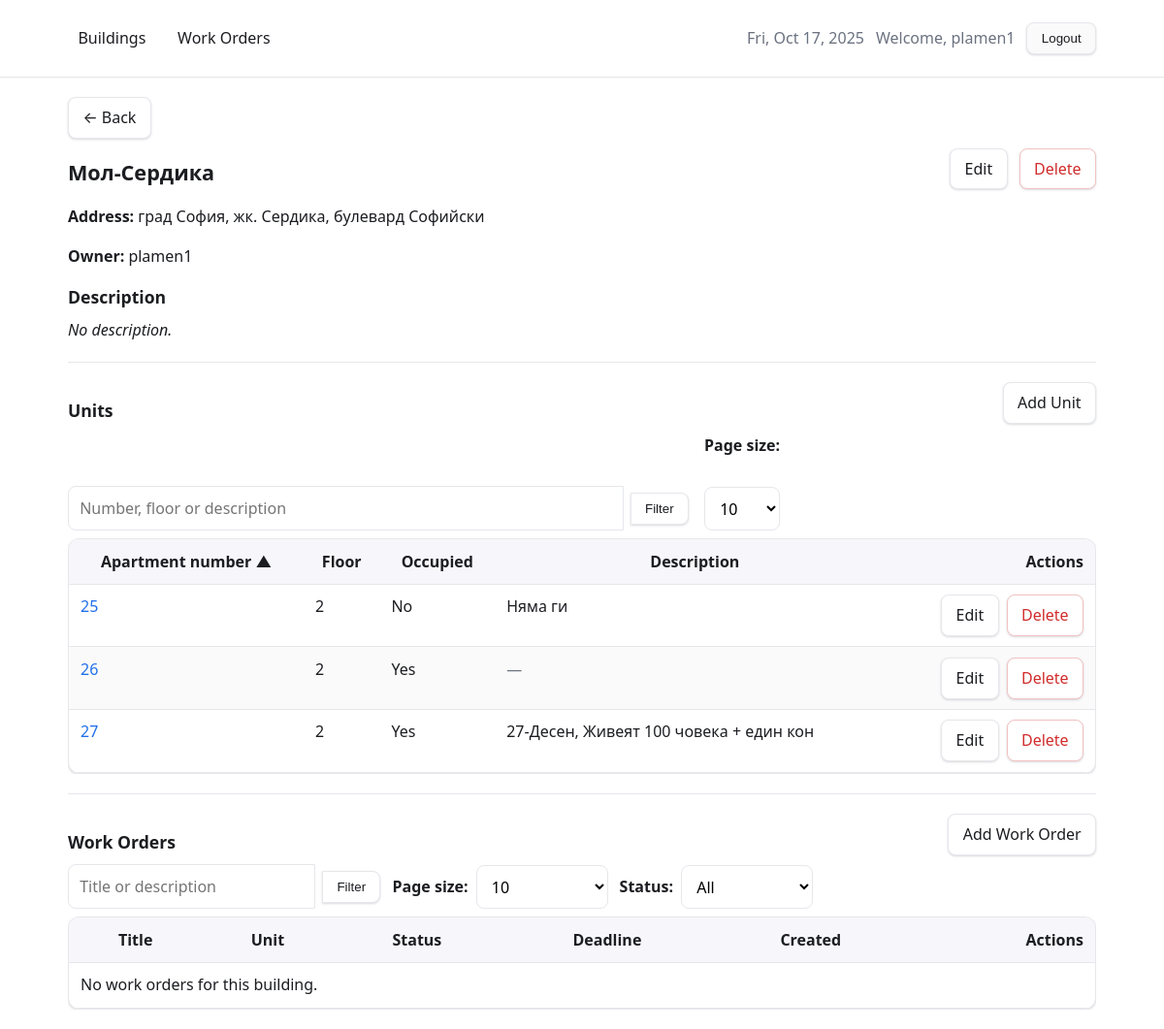
The app's page /buildings/7/ (signed in), older data.
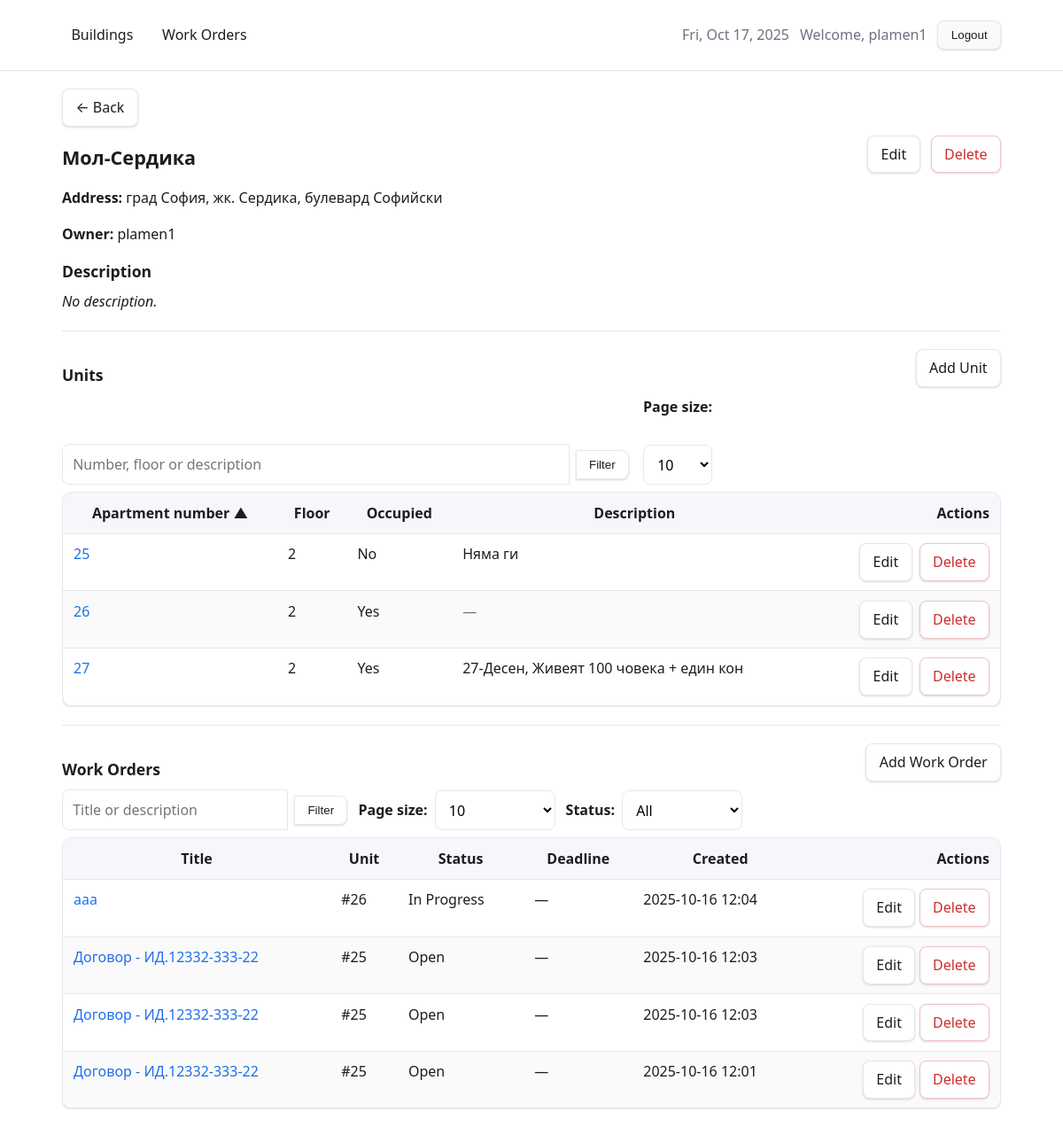
The same page, newer data.
### core/models.py (models this page shows, shortened)
class Unit(models.Model):
    building = models.ForeignKey(
        Building,
        on_delete=models.CASCADE,
        related_name="units",
    )
    number = models.CharField(max_length=50)
    floor = models.IntegerField(validators=[MinValueValidator(-5)])
    is_occupied = models.BooleanField(default=False)
    description = models.TextField(blank=True, default="")
    class Meta:
        unique_together = ("building", "number")
        ordering = ["building__name", "floor", "number"]
    @property
    def occupied(self) -> bool:  # compatibility with templates using `u.occupied`
        return self.is_occupied

class WorkOrder(models.Model):
    class Status(models.TextChoices):
        OPEN = "open", "Open"
        IN_PROGRESS = "in_progress", "In Progress"
        CLOSED = "closed", "Closed"
    building = models.ForeignKey(
        "core.Building",
        null=True,
        blank=True,
        on_delete=models.CASCADE,
        related_name="work_orders",
    )
    unit = models.ForeignKey(
        "core.Unit",
        null=True,
        blank=True,
        on_delete=models.SET_NULL,
        related_name="work_orders",
    )
    title = models.CharField(max_length=200)
    description = models.TextField(blank=True)
    status = models.CharField(
        max_length=20, choices=Status.choices, default=Status.OPEN
    )
    deadline = models.DateField(null=True, blank=True)
    created_at = models.DateTimeField(auto_now_add=True)

### core/views.py (the view)
# urls.py: path("buildings/<int:pk>/", views.BuildingDetailView.as_view(), name="building_detail"),
class BuildingDetailView(NavContextMixin, LoginRequiredMixin, DetailView):
    model = Building
    template_name = "core/building_detail.html"
    context_object_name = "building"
    ALLOWED_UNIT_SORT = {
        "number", "floor", "is_occupied",
        "-number", "-floor", "-is_occupied",
        "occupied", "-occupied",
    }
    SORT_ALIAS = {"occupied": "is_occupied", "-occupied": "-is_occupied"}
    def _check_permission(self, building: Building):
        if is_admin(self.request.user):
            return
        if not user_owns_building(self.request.user, building):
            raise Http404("Not found")
    def _session_key_u_per(self) -> str:
        return "u_per"
    def _session_key_w_per(self) -> str:
        return "w_per"
    def get(self, request: HttpRequest, *args, **kwargs) -> HttpResponse:
        resp = super().get(request, *args, **kwargs)
        self._check_permission(self.object)
        return resp
    def get_context_data(self, **kwargs):
        ctx = super().get_context_data(**kwargs)
        req = self.request
        building: Building = self.object
        units_qs = Unit.objects.filter(building=building)
        u_q = (req.GET.get("u_q") or "").strip()
        if u_q:
            filters = Q(number__icontains=u_q) | Q(description__icontains=u_q)
            if u_q.isdigit():
                filters |= Q(floor=int(u_q))
            units_qs = units_qs.filter(filters)
        u_sort_raw = (req.GET.get("u_sort") or "number").strip()
        u_sort = self.SORT_ALIAS.get(u_sort_raw, u_sort_raw)
        if u_sort not in self.ALLOWED_UNIT_SORT:
            u_sort = "number"
        units_qs = units_qs.order_by(u_sort)
        skey_u = self._session_key_u_per()
        raw_u_per = req.GET.get("u_per")
        if raw_u_per is not None:
            try:
                u_per = max(1, int(raw_u_per))
            except ValueError:
                u_per = 10
            req.session[skey_u] = u_per
        else:
            u_per = int(req.session.get(skey_u, 10))
        u_paginator = Paginator(units_qs, u_per)
        u_page_num = req.GET.get("u_page") or 1
        units_page = u_paginator.get_page(u_page_num)
        w_q = (req.GET.get("w_q") or "").strip()
        w_status = (req.GET.get("w_status") or "").strip()
        w_qs = (
            WorkOrder.objects
            .filter(Q(building=building) | Q(unit__building=building))
            .select_related("unit", "unit__building", "building")
            .order_by("-created_at")
        )
        if w_q:
            w_qs = w_qs.filter(Q(title__icontains=w_q) | Q(description__icontains=w_q))
        choices_map = dict(WorkOrder.Status.choices)
        if w_status in choices_map:
            w_qs = w_qs.filter(status=w_status)
        skey_w = self._session_key_w_per()
        raw_w_per = req.GET.get("w_per")
        if raw_w_per is not None:
            try:
                w_per = max(1, int(raw_w_per))
            except ValueError:
                w_per = 10
            req.session[skey_w] = w_per
        else:
            w_per = int(req.session.get(skey_w, 10))
        w_paginator = Paginator(w_qs, w_per)
        w_page_num = req.GET.get("w_page") or 1
        work_orders_page = w_paginator.get_page(w_page_num)
        ctx["units_page"] = units_page
        ctx["u_q"] = u_q
        ctx["u_sort"] = u_sort_raw  # keep UI value, not alias
        ctx["u_per"] = u_per
        ctx["w_q"] = w_q
        ctx["w_status"] = w_status
        ctx["w_status_choices"] = WorkOrder.Status.choices
        ctx["w_per"] = w_per
        ctx["work_orders_page"] = work_orders_page
        ctx["can_edit"] = is_admin(req.user) or user_owns_building(req.user, building)
        return ctx

### core/views.py (called while the page is built)
def is_admin(user) -> bool:
    return bool(user and user.is_staff)

def user_owns_building(user, building: Building) -> bool:
    return building.owner_id == getattr(user, "id", None)

    def get_context_data(self, **kwargs):
        ctx = super().get_context_data(**kwargs)
        ctx["work_orders_enabled"] = False
        ctx["work_orders_url"] = None
        try:
            url = reverse("work_orders_list")
        except NoReverseMatch:
            url = None
        else:
            ctx["work_orders_enabled"] = True
            ctx["work_orders_url"] = url
        return ctx

### templates/core/building_detail.html (shortened to what the changed rows need)
{% extends "base.html" %}
{% load markdownify %}
{% block content %}
  <section>
    <div class="row space-between" style="align-items:center; gap:1rem; flex-wrap:wrap;">
      <h2 class="mb-0">{{ building.name }}</h2>
    </div>
    <div class="table-wrap">
      <table class="bm-table">
        <thead>
          <tr>
            <th>
              {% with field='number' %}
                {% if u_sort == field %}
                  {% with next='-'|add:field %}
                    <a href="?u_sort={{ next }}{% if u_q %}&u_q={{ u_q|urlencode }}{% endif %}{% if u_per %}&u_per={{ u_per }}{% endif %}">Apartment number ▲</a>
                  {% endwith %}
                {% elif u_sort == '-'|add:field %}
                  <a href="?u_sort=number{% if u_q %}&u_q={{ u_q|urlencode }}{% endif %}{% if u_per %}&u_per={{ u_per }}{% endif %}">Apartment number ▼</a>
                {% else %}
                  <a href="?u_sort=number{% if u_q %}&u_q={{ u_q|urlencode }}{% endif %}{% if u_per %}&u_per={{ u_per }}{% endif %}">Apartment number</a>
                {% endif %}
              {% endwith %}
            </th>
            <th>
              {% with field='floor' %}
                {% if u_sort == field %}
                  {% with next='-'|add:field %}
                    <a href="?u_sort={{ next }}{% if u_q %}&u_q={{ u_q|urlencode }}{% endif %}{% if u_per %}&u_per={{ u_per }}{% endif %}">Floor ▲</a>
                  {% endwith %}
                {% elif u_sort == '-'|add:field %}
                  <a href="?u_sort=floor{% if u_q %}&u_q={{ u_q|urlencode }}{% endif %}{% if u_per %}&u_per={{ u_per }}{% endif %}">Floor ▼</a>
                {% else %}
                  <a href="?u_sort=floor{% if u_q %}&u_q={{ u_q|urlencode }}{% endif %}{% if u_per %}&u_per={{ u_per }}{% endif %}">Floor</a>
                {% endif %}
              {% endwith %}
            </th>
            <th>
              {% with field='occupied' %}
                {% if u_sort == field %}
                  {% with next='-'|add:field %}
                    <a href="?u_sort={{ next }}{% if u_q %}&u_q={{ u_q|urlencode }}{% endif %}{% if u_per %}&u_per={{ u_per }}{% endif %}">Occupied ▲</a>
                  {% endwith %}
                {% elif u_sort == '-'|add:field %}
                  <a href="?u_sort=occupied{% if u_q %}&u_q={{ u_q|urlencode }}{% endif %}{% if u_per %}&u_per={{ u_per }}{% endif %}">Occupied ▼</a>
                {% else %}
                  <a href="?u_sort=occupied{% if u_q %}&u_q={{ u_q|urlencode }}{% endif %}{% if u_per %}&u_per={{ u_per }}{% endif %}">Occupied</a>
                {% endif %}
              {% endwith %}
            </th>
            <th>Description</th>
            {% if can_edit %}<th class="text-right">Actions</th>{% endif %}
          </tr>
        </thead>
        <tbody>
          {% for u in units_page %}
            <tr>
              <td><a href="{% url 'unit_update' u.id %}">{{ u.number }}</a></td>
              <td>{{ u.floor }}</td>
              <td>{{ u.occupied|yesno:"Yes,No" }}</td>
              <td>{% if u.description %}{{ u.description|truncatechars:140 }}{% else %}<span class="muted">—</span>{% endif %}</td>
              {% if can_edit %}
              <td class="text-right">
                <div class="row" style="gap:.5rem; justify-content:flex-end; flex-wrap:nowrap; white-space:nowrap;">
                  <a class="btn" href="{% url 'unit_update' u.id %}">Edit</a>
                  <a class="btn btn-danger" href="{% url 'unit_delete' u.id %}">Delete</a>
                </div>
              </td>
            {% endif %}
            </tr>
          {% empty %}
            <tr>
              <td colspan="{% if can_edit %}5{% else %}4{% endif %}">No units.</td>
            </tr>
          {% endfor %}
        </tbody>
      </table>
    </div>
    <div class="table-wrap">
      <table class="bm-table">
        <thead>
          <tr>
            <th>Title</th>
            <th>Unit</th>
            <th>Status</th>
            <th>Deadline</th>
            <th>Created</th>
            {% if can_edit %}<th class="text-right">Actions</th>{% endif %}
          </tr>
        </thead>
        <tbody>
          {% for w in work_orders_page %}
            <tr>
              <td><a href="{% url 'work_order_update' w.id %}">{{ w.title }}</a></td>
              <td>{% if w.unit_id %}#{{ w.unit.number }}{% else %}—{% endif %}</td>
              <td>{{ w.get_status_display }}</td>
              <td>{% if w.deadline %}{{ w.deadline|date:"Y-m-d" }}{% else %}—{% endif %}</td>
              <td>{{ w.created_at|date:"Y-m-d H:i" }}</td>
              {% if can_edit %}
                <td class="text-right">
                  <a class="btn" href="{% url 'work_order_update' w.id %}">Edit</a>
                  <a class="btn btn-danger" href="{% url 'work_order_delete' w.id %}?building={{ building.id }}">Delete</a>
                </td>
              {% endif %}
            </tr>
          {% empty %}
            <tr>
              <td colspan="{% if can_edit %}6{% else %}5{% endif %}">No work orders for this building.</td>
            </tr>
          {% endfor %}
        </tbody>
      </table>
    </div>
  </section>
{% endblock %}

Row changes from the older to the newer data that the page shows:
added WorkOrder: title "aaa", unit.number "26", status "In Progress", created_at "2025-10-16 12:04"
added WorkOrder: title "Договор - ИД.12332-333-22", unit.number "25", status "Open", created_at "2025-10-16 12:03"
added WorkOrder: title "Договор - ИД.12332-333-22", unit.number "25", status "Open", created_at "2025-10-16 12:03"
added WorkOrder: title "Договор - ИД.12332-333-22", unit.number "25", status "Open", created_at "2025-10-16 12:01"
Text that changed along with them:
text no longer shown: "No work orders for this building."
